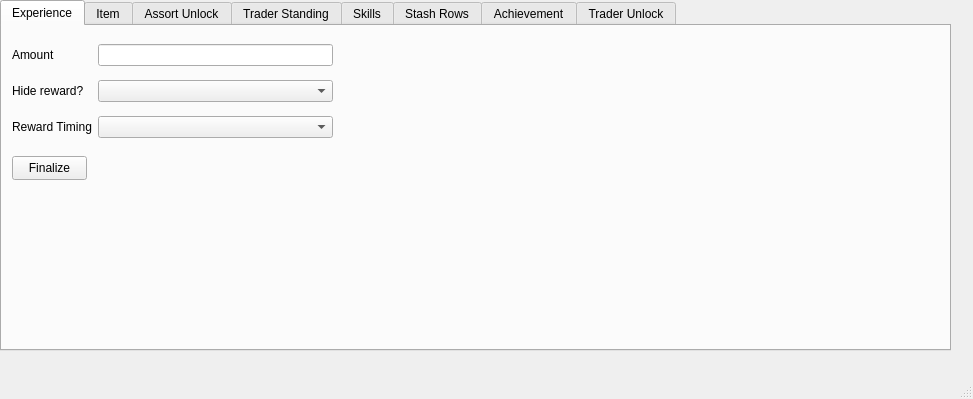
<?xml version="1.0" encoding="UTF-8"?>
<ui version="4.0">
 <class>rewardBuilder</class>
 <widget class="QMainWindow" name="rewardBuilder">
  <property name="geometry">
   <rect>
    <x>0</x>
    <y>0</y>
    <width>973</width>
    <height>399</height>
   </rect>
  </property>
  <property name="windowTitle">
   <string>Reward Builder</string>
  </property>
  <widget class="QWidget" name="centralwidget">
   <widget class="QTabWidget" name="tabWidget">
    <property name="geometry">
     <rect>
      <x>0</x>
      <y>0</y>
      <width>951</width>
      <height>351</height>
     </rect>
    </property>
    <property name="styleSheet">
     <string notr="true"/>
    </property>
    <property name="currentIndex">
     <number>0</number>
    </property>
    <widget class="QWidget" name="tab_9">
     <attribute name="title">
      <string>Experience</string>
     </attribute>
     <widget class="QWidget" name="gridLayoutWidget_2">
      <property name="geometry">
       <rect>
        <x>10</x>
        <y>10</y>
        <width>321</width>
        <height>111</height>
       </rect>
      </property>
      <layout class="QGridLayout" name="gridLayout_2">
       <item row="3" column="0">
        <widget class="QLabel" name="label_7">
         <property name="text">
          <string>Hide reward?</string>
         </property>
        </widget>
       </item>
       <item row="1" column="1">
        <widget class="QLineEdit" name="box_amount_exp"/>
       </item>
       <item row="3" column="1">
        <widget class="QComboBox" name="box_unknown_exp"/>
       </item>
       <item row="1" column="0">
        <widget class="QLabel" name="label_8">
         <property name="text">
          <string>Amount</string>
         </property>
        </widget>
       </item>
       <item row="4" column="0">
        <widget class="QLabel" name="label_2">
         <property name="text">
          <string>Reward Timing</string>
         </property>
        </widget>
       </item>
       <item row="4" column="1">
        <widget class="QComboBox" name="box_rewardtiming_exp"/>
       </item>
      </layout>
     </widget>
     <widget class="QPushButton" name="pb_finalize_exp">
      <property name="geometry">
       <rect>
        <x>10</x>
        <y>130</y>
        <width>75</width>
        <height>24</height>
       </rect>
      </property>
      <property name="text">
       <string>Finalize</string>
      </property>
     </widget>
    </widget>
    <widget class="QWidget" name="tab">
     <attribute name="title">
      <string>Item</string>
     </attribute>
     <widget class="QWidget" name="gridLayoutWidget_3">
      <property name="geometry">
       <rect>
        <x>10</x>
        <y>10</y>
        <width>301</width>
        <height>158</height>
       </rect>
      </property>
      <layout class="QGridLayout" name="gridLayout_3">
       <item row="5" column="0">
        <widget class="QLabel" name="label_10">
         <property name="text">
          <string>Hide reward?</string>
         </property>
        </widget>
       </item>
       <item row="5" column="1">
        <widget class="QComboBox" name="box_unknown_item"/>
       </item>
       <item row="6" column="0">
        <widget class="QLabel" name="label_4">
         <property name="text">
          <string>Reward Timing</string>
         </property>
        </widget>
       </item>
       <item row="3" column="0">
        <widget class="QLabel" name="label_11">
         <property name="text">
          <string>Value</string>
         </property>
        </widget>
       </item>
       <item row="1" column="0">
        <widget class="QLabel" name="label_9">
         <property name="text">
          <string>Reward/Target ID</string>
         </property>
        </widget>
       </item>
       <item row="3" column="1">
        <widget class="QSpinBox" name="box_value_item">
         <property name="maximum">
          <number>999999999</number>
         </property>
        </widget>
       </item>
       <item row="6" column="1">
        <widget class="QComboBox" name="box_rewardtiming_item"/>
       </item>
       <item row="1" column="1">
        <widget class="QLineEdit" name="fld_tid_item"/>
       </item>
       <item row="4" column="0">
        <widget class="QLabel" name="label_3">
         <property name="text">
          <string>Found In Raid?</string>
         </property>
        </widget>
       </item>
       <item row="4" column="1">
        <widget class="QComboBox" name="box_fir_item"/>
       </item>
      </layout>
     </widget>
     <widget class="QPushButton" name="pb_finalize_item">
      <property name="geometry">
       <rect>
        <x>10</x>
        <y>180</y>
        <width>75</width>
        <height>24</height>
       </rect>
      </property>
      <property name="text">
       <string>Finalize</string>
      </property>
     </widget>
     <widget class="QLabel" name="label_12">
      <property name="geometry">
       <rect>
        <x>330</x>
        <y>10</y>
        <width>49</width>
        <height>16</height>
       </rect>
      </property>
      <property name="text">
       <string>Items:</string>
      </property>
     </widget>
     <widget class="QWidget" name="gridLayoutWidget_8">
      <property name="geometry">
       <rect>
        <x>590</x>
        <y>180</y>
        <width>271</width>
        <height>71</height>
       </rect>
      </property>
      <layout class="QGridLayout" name="gridLayout_8">
       <item row="1" column="1">
        <widget class="QLineEdit" name="fld_uid_item"/>
       </item>
       <item row="2" column="1">
        <widget class="QLineEdit" name="fld_utpl_item"/>
       </item>
       <item row="1" column="0">
        <widget class="QLabel" name="label">
         <property name="text">
          <string>_id</string>
         </property>
        </widget>
       </item>
       <item row="2" column="0">
        <widget class="QLabel" name="label_30">
         <property name="text">
          <string>_tpl</string>
         </property>
        </widget>
       </item>
      </layout>
     </widget>
     <widget class="QWidget" name="gridLayoutWidget_9">
      <property name="geometry">
       <rect>
        <x>250</x>
        <y>180</y>
        <width>318</width>
        <height>106</height>
       </rect>
      </property>
      <layout class="QGridLayout" name="gridLayout_9">
       <item row="2" column="2">
        <widget class="QSpinBox" name="box_soc_item">
         <property name="toolTip">
          <string>&lt;html&gt;&lt;head/&gt;&lt;body&gt;&lt;p&gt;&lt;br/&gt;&lt;/p&gt;&lt;/body&gt;&lt;/html&gt;</string>
         </property>
         <property name="maximum">
          <number>999999999</number>
         </property>
        </widget>
       </item>
       <item row="1" column="2">
        <widget class="QLineEdit" name="fld_slotid_item"/>
       </item>
       <item row="1" column="1">
        <widget class="QCheckBox" name="chk_slotid_item">
         <property name="text">
          <string>Include slotID</string>
         </property>
        </widget>
       </item>
       <item row="2" column="1">
        <widget class="QCheckBox" name="chk_soc_item">
         <property name="text">
          <string>Include StackObjectsCount</string>
         </property>
         <property name="checked">
          <bool>true</bool>
         </property>
        </widget>
       </item>
       <item row="0" column="1">
        <widget class="QCheckBox" name="chk_parentid_item">
         <property name="text">
          <string>Include parentID</string>
         </property>
        </widget>
       </item>
       <item row="0" column="2">
        <widget class="QLineEdit" name="fld_parentid_item"/>
       </item>
       <item row="3" column="1">
        <widget class="QCheckBox" name="chk_fir_item">
         <property name="text">
          <string>Found In Raid</string>
         </property>
         <property name="checked">
          <bool>true</bool>
         </property>
        </widget>
       </item>
      </layout>
     </widget>
     <widget class="QWidget" name="gridLayoutWidget_13">
      <property name="geometry">
       <rect>
        <x>334</x>
        <y>140</y>
        <width>521</width>
        <height>41</height>
       </rect>
      </property>
      <layout class="QGridLayout" name="gridLayout_13">
       <item row="0" column="0">
        <widget class="QPushButton" name="pb_remitem_item">
         <property name="text">
          <string>Remove Selected Item</string>
         </property>
        </widget>
       </item>
       <item row="0" column="1">
        <widget class="QPushButton" name="pb_additem_item">
         <property name="text">
          <string>Add Item</string>
         </property>
        </widget>
       </item>
      </layout>
     </widget>
     <widget class="QTableWidget" name="tb_item">
      <property name="geometry">
       <rect>
        <x>330</x>
        <y>30</y>
        <width>521</width>
        <height>91</height>
       </rect>
      </property>
      <property name="selectionBehavior">
       <enum>QAbstractItemView::SelectRows</enum>
      </property>
      <column>
       <property name="text">
        <string>_id</string>
       </property>
      </column>
      <column>
       <property name="text">
        <string>_tpl</string>
       </property>
      </column>
      <column>
       <property name="text">
        <string>SOC</string>
       </property>
      </column>
      <column>
       <property name="text">
        <string>parentId</string>
       </property>
      </column>
      <column>
       <property name="text">
        <string>slotId</string>
       </property>
      </column>
      <column>
       <property name="text">
        <string>fir</string>
       </property>
      </column>
      <column>
       <property name="text">
        <string>id  (internal id)</string>
       </property>
      </column>
     </widget>
    </widget>
    <widget class="QWidget" name="tab_2">
     <attribute name="title">
      <string>Assort Unlock</string>
     </attribute>
     <widget class="QWidget" name="gridLayoutWidget_4">
      <property name="geometry">
       <rect>
        <x>10</x>
        <y>10</y>
        <width>311</width>
        <height>136</height>
       </rect>
      </property>
      <layout class="QGridLayout" name="gridLayout_4">
       <item row="1" column="0">
        <widget class="QLabel" name="label_18">
         <property name="text">
          <string>Trader</string>
         </property>
        </widget>
       </item>
       <item row="5" column="1">
        <widget class="QComboBox" name="box_rewardtiming_asu"/>
       </item>
       <item row="0" column="0">
        <widget class="QLabel" name="label_16">
         <property name="text">
          <string>Target ID</string>
         </property>
        </widget>
       </item>
       <item row="0" column="1">
        <widget class="QLineEdit" name="fld_tid_asu"/>
       </item>
       <item row="3" column="1">
        <widget class="QComboBox" name="box_unknown_asu"/>
       </item>
       <item row="3" column="0">
        <widget class="QLabel" name="label_13">
         <property name="text">
          <string>Hide reward?</string>
         </property>
        </widget>
       </item>
       <item row="5" column="0">
        <widget class="QLabel" name="label_25">
         <property name="text">
          <string>Reward Timing</string>
         </property>
        </widget>
       </item>
       <item row="2" column="1">
        <widget class="QSpinBox" name="box_loyalty_asu">
         <property name="maximum">
          <number>999999999</number>
         </property>
        </widget>
       </item>
       <item row="2" column="0">
        <widget class="QLabel" name="label_33">
         <property name="text">
          <string>Loyalty Level</string>
         </property>
        </widget>
       </item>
       <item row="1" column="1">
        <widget class="QComboBox" name="box_trader_asu"/>
       </item>
      </layout>
     </widget>
     <widget class="QLabel" name="label_17">
      <property name="geometry">
       <rect>
        <x>330</x>
        <y>10</y>
        <width>49</width>
        <height>16</height>
       </rect>
      </property>
      <property name="text">
       <string>Items:</string>
      </property>
     </widget>
     <widget class="QPushButton" name="pb_finalize_asu">
      <property name="geometry">
       <rect>
        <x>10</x>
        <y>150</y>
        <width>75</width>
        <height>24</height>
       </rect>
      </property>
      <property name="text">
       <string>Finalize</string>
      </property>
     </widget>
     <widget class="QWidget" name="gridLayoutWidget_10">
      <property name="geometry">
       <rect>
        <x>590</x>
        <y>190</y>
        <width>271</width>
        <height>71</height>
       </rect>
      </property>
      <layout class="QGridLayout" name="gridLayout_10">
       <item row="1" column="1">
        <widget class="QLineEdit" name="fld_uid_asu"/>
       </item>
       <item row="2" column="1">
        <widget class="QLineEdit" name="fld_utpl_asu"/>
       </item>
       <item row="1" column="0">
        <widget class="QLabel" name="label_31">
         <property name="text">
          <string>_id</string>
         </property>
        </widget>
       </item>
       <item row="2" column="0">
        <widget class="QLabel" name="label_32">
         <property name="text">
          <string>_tpl</string>
         </property>
        </widget>
       </item>
      </layout>
     </widget>
     <widget class="QWidget" name="gridLayoutWidget_11">
      <property name="geometry">
       <rect>
        <x>330</x>
        <y>190</y>
        <width>251</width>
        <height>106</height>
       </rect>
      </property>
      <layout class="QGridLayout" name="gridLayout_11">
       <item row="0" column="0">
        <widget class="QCheckBox" name="chk_parentid_asu">
         <property name="text">
          <string>Include parentID</string>
         </property>
        </widget>
       </item>
       <item row="1" column="0">
        <widget class="QCheckBox" name="chk_slotid_asu">
         <property name="text">
          <string>Include slotID</string>
         </property>
        </widget>
       </item>
       <item row="0" column="1">
        <widget class="QLineEdit" name="box_parentid_asu"/>
       </item>
       <item row="2" column="0">
        <widget class="QCheckBox" name="chk_soc_asu">
         <property name="text">
          <string>Include StackObjectsCount</string>
         </property>
         <property name="checked">
          <bool>true</bool>
         </property>
        </widget>
       </item>
       <item row="2" column="1">
        <widget class="QSpinBox" name="box_soc_asu">
         <property name="maximum">
          <number>999999999</number>
         </property>
        </widget>
       </item>
       <item row="1" column="1">
        <widget class="QLineEdit" name="box_slotid_asu"/>
       </item>
       <item row="3" column="0">
        <widget class="QCheckBox" name="chk_fir_asu">
         <property name="text">
          <string>Found In Raid</string>
         </property>
         <property name="checked">
          <bool>true</bool>
         </property>
        </widget>
       </item>
      </layout>
     </widget>
     <widget class="QWidget" name="gridLayoutWidget_14">
      <property name="geometry">
       <rect>
        <x>330</x>
        <y>140</y>
        <width>531</width>
        <height>51</height>
       </rect>
      </property>
      <layout class="QGridLayout" name="gridLayout_14">
       <item row="0" column="2">
        <widget class="QPushButton" name="pb_additem_asu">
         <property name="text">
          <string>Add Item</string>
         </property>
        </widget>
       </item>
       <item row="0" column="0">
        <widget class="QPushButton" name="pb_remitem_asu">
         <property name="text">
          <string>Remove Selected Item</string>
         </property>
        </widget>
       </item>
       <item row="0" column="1">
        <widget class="QPushButton" name="pb_load_fields_asu">
         <property name="text">
          <string>Load to Fields</string>
         </property>
        </widget>
       </item>
      </layout>
     </widget>
     <widget class="QTableWidget" name="tb_asu_item">
      <property name="geometry">
       <rect>
        <x>330</x>
        <y>30</y>
        <width>541</width>
        <height>91</height>
       </rect>
      </property>
      <property name="selectionBehavior">
       <enum>QAbstractItemView::SelectRows</enum>
      </property>
      <column>
       <property name="text">
        <string>_id</string>
       </property>
      </column>
      <column>
       <property name="text">
        <string>_tpl</string>
       </property>
      </column>
      <column>
       <property name="text">
        <string>SOC</string>
       </property>
      </column>
      <column>
       <property name="text">
        <string>parentId</string>
       </property>
      </column>
      <column>
       <property name="text">
        <string>slotId</string>
       </property>
      </column>
      <column>
       <property name="text">
        <string>fir</string>
       </property>
      </column>
      <column>
       <property name="text">
        <string>id (internal id)</string>
       </property>
      </column>
     </widget>
    </widget>
    <widget class="QWidget" name="tab_5">
     <attribute name="title">
      <string>Trader Standing</string>
     </attribute>
     <widget class="QWidget" name="gridLayoutWidget_5">
      <property name="geometry">
       <rect>
        <x>10</x>
        <y>10</y>
        <width>261</width>
        <height>130</height>
       </rect>
      </property>
      <layout class="QGridLayout" name="gridLayout_5">
       <item row="0" column="0">
        <widget class="QLabel" name="label_14">
         <property name="text">
          <string>Trader</string>
         </property>
        </widget>
       </item>
       <item row="2" column="0">
        <widget class="QLabel" name="label_19">
         <property name="text">
          <string>Loyalty</string>
         </property>
        </widget>
       </item>
       <item row="3" column="0">
        <widget class="QLabel" name="label_15">
         <property name="text">
          <string>Hide reward?</string>
         </property>
        </widget>
       </item>
       <item row="3" column="2">
        <widget class="QComboBox" name="box_unknown_ts"/>
       </item>
       <item row="2" column="2">
        <widget class="QDoubleSpinBox" name="box_loyalty_ts">
         <property name="maximum">
          <double>9999999999.989999771118164</double>
         </property>
        </widget>
       </item>
       <item row="5" column="2">
        <widget class="QComboBox" name="box_rewardtiming_ts"/>
       </item>
       <item row="5" column="0">
        <widget class="QLabel" name="label_26">
         <property name="text">
          <string>Reward Timing</string>
         </property>
        </widget>
       </item>
       <item row="0" column="2">
        <widget class="QComboBox" name="box_trader_ts"/>
       </item>
      </layout>
     </widget>
     <widget class="QPushButton" name="pb_finalize_ts">
      <property name="geometry">
       <rect>
        <x>10</x>
        <y>150</y>
        <width>75</width>
        <height>24</height>
       </rect>
      </property>
      <property name="text">
       <string>Finalize</string>
      </property>
     </widget>
    </widget>
    <widget class="QWidget" name="tab_6">
     <attribute name="title">
      <string>Skills</string>
     </attribute>
     <widget class="QWidget" name="gridLayoutWidget_6">
      <property name="geometry">
       <rect>
        <x>10</x>
        <y>10</y>
        <width>351</width>
        <height>130</height>
       </rect>
      </property>
      <layout class="QGridLayout" name="gridLayout_6">
       <item row="0" column="0">
        <widget class="QLabel" name="label_20">
         <property name="text">
          <string>Skill</string>
         </property>
        </widget>
       </item>
       <item row="2" column="0">
        <widget class="QLabel" name="label_22">
         <property name="text">
          <string>Points</string>
         </property>
        </widget>
       </item>
       <item row="0" column="1">
        <widget class="QComboBox" name="box_skill_sk"/>
       </item>
       <item row="3" column="1">
        <widget class="QComboBox" name="box_unknown_sk"/>
       </item>
       <item row="2" column="1">
        <widget class="QSpinBox" name="box_points_sk">
         <property name="maximum">
          <number>999999999</number>
         </property>
        </widget>
       </item>
       <item row="3" column="0">
        <widget class="QLabel" name="label_21">
         <property name="text">
          <string>Hide reward?</string>
         </property>
        </widget>
       </item>
       <item row="4" column="0">
        <widget class="QLabel" name="label_27">
         <property name="text">
          <string>Reward Timing</string>
         </property>
        </widget>
       </item>
       <item row="4" column="1">
        <widget class="QComboBox" name="box_rewardtiming_sk"/>
       </item>
      </layout>
     </widget>
     <widget class="QPushButton" name="pb_finalize_sk">
      <property name="geometry">
       <rect>
        <x>10</x>
        <y>150</y>
        <width>75</width>
        <height>24</height>
       </rect>
      </property>
      <property name="text">
       <string>Finalize</string>
      </property>
     </widget>
    </widget>
    <widget class="QWidget" name="tab_7">
     <attribute name="title">
      <string>Stash Rows</string>
     </attribute>
     <widget class="QWidget" name="gridLayoutWidget_7">
      <property name="geometry">
       <rect>
        <x>10</x>
        <y>10</y>
        <width>271</width>
        <height>102</height>
       </rect>
      </property>
      <layout class="QGridLayout" name="gridLayout_7">
       <item row="1" column="0">
        <widget class="QLabel" name="label_24">
         <property name="text">
          <string>Number of Rows</string>
         </property>
        </widget>
       </item>
       <item row="2" column="1">
        <widget class="QComboBox" name="box_unknown_sr"/>
       </item>
       <item row="2" column="0">
        <widget class="QLabel" name="label_23">
         <property name="text">
          <string>Hide reward?</string>
         </property>
        </widget>
       </item>
       <item row="3" column="0">
        <widget class="QLabel" name="label_28">
         <property name="text">
          <string>Reward Timing</string>
         </property>
        </widget>
       </item>
       <item row="3" column="1">
        <widget class="QComboBox" name="box_rewardtiming_sr"/>
       </item>
       <item row="1" column="1">
        <widget class="QSpinBox" name="box_rows_sr">
         <property name="maximum">
          <number>999999999</number>
         </property>
        </widget>
       </item>
      </layout>
     </widget>
     <widget class="QPushButton" name="pb_finalize_sr">
      <property name="geometry">
       <rect>
        <x>10</x>
        <y>120</y>
        <width>75</width>
        <height>24</height>
       </rect>
      </property>
      <property name="text">
       <string>Finalize</string>
      </property>
     </widget>
    </widget>
    <widget class="QWidget" name="tab_8">
     <attribute name="title">
      <string>Achievement</string>
     </attribute>
     <widget class="QWidget" name="gridLayoutWidget">
      <property name="geometry">
       <rect>
        <x>10</x>
        <y>10</y>
        <width>321</width>
        <height>102</height>
       </rect>
      </property>
      <layout class="QGridLayout" name="gridLayout">
       <item row="2" column="1">
        <widget class="QComboBox" name="bx_unknown_ach"/>
       </item>
       <item row="1" column="0">
        <widget class="QLabel" name="label_5">
         <property name="text">
          <string>Achievement ID</string>
         </property>
        </widget>
       </item>
       <item row="1" column="1">
        <widget class="QLineEdit" name="fld_ach_id_ach"/>
       </item>
       <item row="2" column="0">
        <widget class="QLabel" name="label_6">
         <property name="text">
          <string>Hide reward?</string>
         </property>
        </widget>
       </item>
       <item row="4" column="1">
        <widget class="QComboBox" name="box_rewardtiming_ach"/>
       </item>
       <item row="4" column="0">
        <widget class="QLabel" name="label_29">
         <property name="text">
          <string>Reward Timing</string>
         </property>
        </widget>
       </item>
      </layout>
     </widget>
     <widget class="QPushButton" name="pb_finalize_ach">
      <property name="geometry">
       <rect>
        <x>10</x>
        <y>120</y>
        <width>75</width>
        <height>24</height>
       </rect>
      </property>
      <property name="text">
       <string>Finalize</string>
      </property>
     </widget>
    </widget>
    <widget class="QWidget" name="tab_10">
     <attribute name="title">
      <string>Trader Unlock</string>
     </attribute>
     <widget class="QWidget" name="gridLayoutWidget_12">
      <property name="geometry">
       <rect>
        <x>10</x>
        <y>10</y>
        <width>321</width>
        <height>111</height>
       </rect>
      </property>
      <layout class="QGridLayout" name="gridLayout_12">
       <item row="3" column="0">
        <widget class="QLabel" name="label_34">
         <property name="text">
          <string>Hide reward?</string>
         </property>
        </widget>
       </item>
       <item row="3" column="1">
        <widget class="QComboBox" name="box_unknown_tul"/>
       </item>
       <item row="1" column="0">
        <widget class="QLabel" name="label_35">
         <property name="text">
          <string>Trader</string>
         </property>
        </widget>
       </item>
       <item row="4" column="0">
        <widget class="QLabel" name="label_36">
         <property name="text">
          <string>Reward Timing</string>
         </property>
        </widget>
       </item>
       <item row="4" column="1">
        <widget class="QComboBox" name="box_rewardtiming_tul"/>
       </item>
       <item row="1" column="1">
        <widget class="QComboBox" name="box_trader_tul"/>
       </item>
      </layout>
     </widget>
     <widget class="QPushButton" name="pb_finalize_tul">
      <property name="geometry">
       <rect>
        <x>10</x>
        <y>130</y>
        <width>75</width>
        <height>24</height>
       </rect>
      </property>
      <property name="text">
       <string>Finalize</string>
      </property>
     </widget>
    </widget>
   </widget>
  </widget>
  <widget class="QMenuBar" name="menubar">
   <property name="geometry">
    <rect>
     <x>0</x>
     <y>0</y>
     <width>973</width>
     <height>22</height>
    </rect>
   </property>
  </widget>
  <widget class="QStatusBar" name="statusbar"/>
 </widget>
 <resources/>
 <connections/>
</ui>
